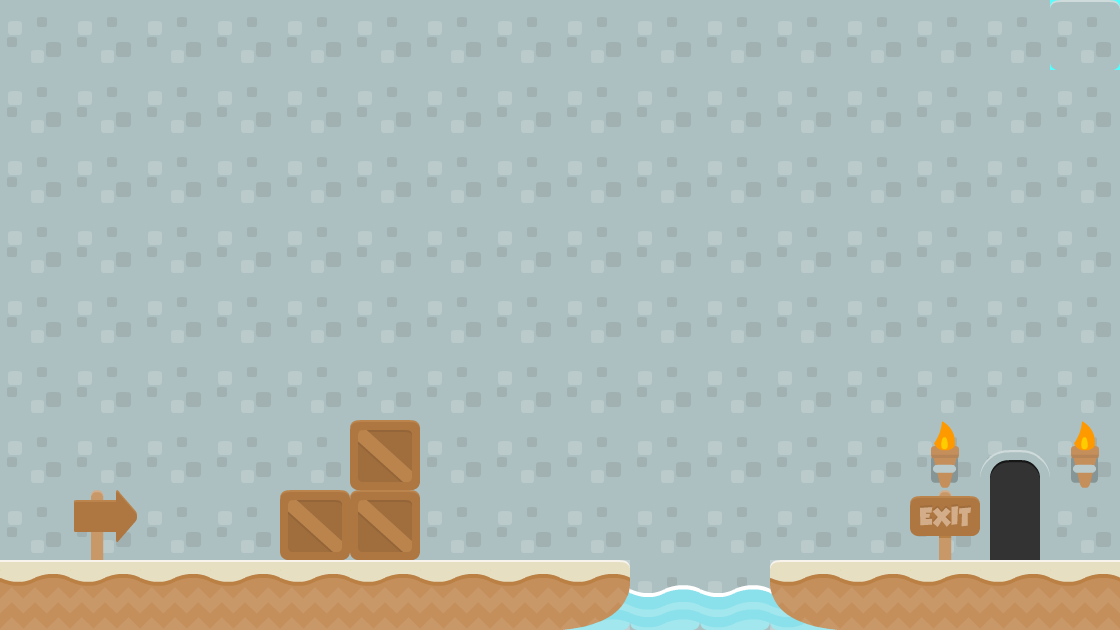

Tiled map render using the project's own tile images. Description and the map definition, with tile-layer contents summarised, below:
An orthogonal 16x9 tile map with 70x70 px tiles, 5 tile layers (background3, background2, background1, collision, ...), 2 tilesets and 4 objects (2x Goomba, levelTrigger, Mushroom).

<map version="1.0" orientation="orthogonal" renderorder="right-down" width="16" height="9" tilewidth="70" tileheight="70" backgroundcolor="#55ffff">
 <tileset firstgid="1" name="background-tiles" tilewidth="70" tileheight="70">
  <image source="../img/background-tiles.png" width="910" height="910" />
 </tileset>
 <tileset firstgid="170" name="meta-tiles" tilewidth="70" tileheight="70">
  <image source="../img/meta-tiles.png" width="350" height="70" />
  <tile id="4">
   <properties>
    <property name="type" value="solid" />
   </properties>
  </tile>
 </tileset>
 <layer name="background3" width="16" height="9">
  <data>[144 cells, 4 non-empty, 1 distinct tile ids]</data>
 </layer>
 <layer name="background2" width="16" height="9">
  <data>[144 cells, 144 non-empty, 3 distinct tile ids]</data>
 </layer>
 <layer name="background1" width="16" height="9">
  <data>[144 cells, 144 non-empty, 11 distinct tile ids]</data>
 </layer>
 <layer name="collision" width="16" height="9" opacity="0">
  <data>[144 cells, 14 non-empty, 1 distinct tile ids]</data>
 </layer>
 <objectgroup name="trigger-entities">
  <properties>
   <property name="xSpawn" value="400" />
   <property name="ySpawn" value="0" />
  </properties>
  <object name="levelTrigger" x="976" y="416" width="74" height="142">
   <properties>
    <property name="level" value="level02" />
   </properties>
  </object>
 </objectgroup>
 <layer name="foreground1" width="16" height="9">
  <data>[144 cells, 7 non-empty, 4 distinct tile ids]</data>
 </layer>
 <objectgroup name="EnemyEntities">
  <object name="Goomba" x="498" y="490" width="128" height="72" />
  <object name="Goomba" x="770" y="492" width="132" height="66" />
 </objectgroup>
 <objectgroup name="CollectableEntities">
  <object name="Mushroom" x="210" y="492" width="68" height="62" />
 </objectgroup>
</map>
